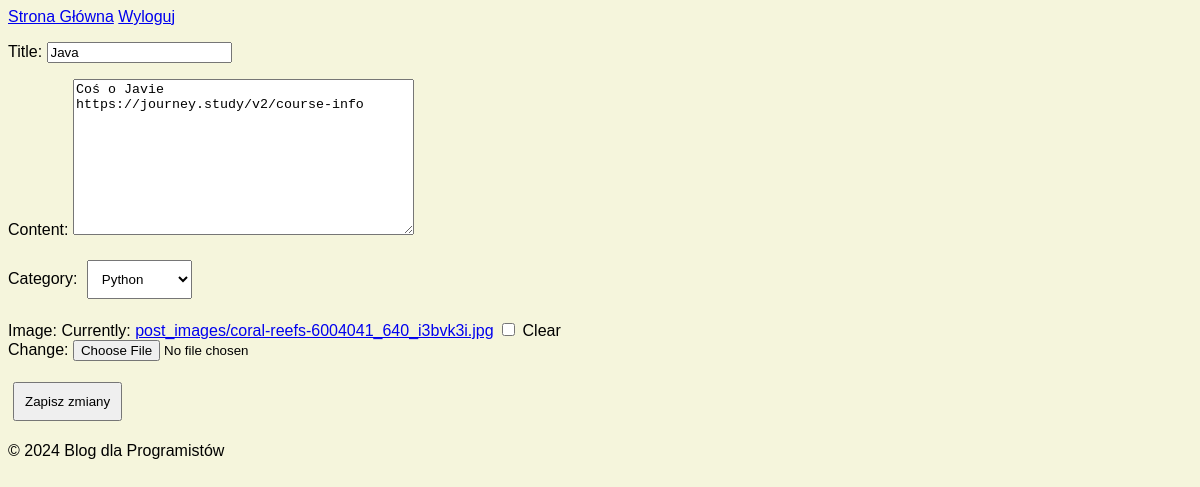
The page /post/17/edit/ (signed in) on the database its author committed.
### posts/models.py (models this page shows)
class Post(models.Model):
    CATEGORY_CHOICES = [
        ('Python', 'Python'),
        ('Java', 'Java'),
        ('C++', 'C++'),
        ('JavaScript', 'JavaScript'),
        ('Ruby', 'Ruby'),
    ]
    title = models.CharField(max_length=255)
    image = models.ImageField(upload_to='post_images/', null=True, blank=True)
    content = models.TextField()
    date_posted = models.DateTimeField(auto_now_add=True)
    author = models.ForeignKey(User, on_delete=models.CASCADE)
    category = models.CharField(max_length=10, choices=CATEGORY_CHOICES, default='Python')

### posts/views.py (the view)
# urls.py: path('post/<int:post_id>/edit/', edit_post, name='edit_post'),
@login_required
def edit_post(request, post_id):
    post = get_object_or_404(Post, pk=post_id)
    if request.user != post.author:
        return redirect('home')  # Zapewnia, że tylko autor może edytować post
    if request.method == 'POST':
        form = PostForm(request.POST, request.FILES, instance=post)
        if form.is_valid():
            form.save()
            return redirect('post_detail', post_id=post.id)
    else:
        form = PostForm(instance=post)
    return render(request, 'posts/edit_post.html', {'form': form})

### posts/forms.py
class PostForm(forms.ModelForm):
    class Meta:
        model = Post
        fields = ['title', 'content', 'category', 'image']

### posts/templates/posts/edit_post.html (shortened to what this page needs)
{% extends 'base.html' %}
{% block content %}
<form method="post" enctype="multipart/form-data">
    {{ form.as_p }}
    <button type="submit">Zapisz zmiany</button>
</form>
{% endblock %}

### posts/static/css/styles.css (style rules this page uses)
body { background-color: #f5f5dc; font-family: Arial, sans-serif; }
select, button { margin: 5px; padding: 10px; }
.text-content, .post-content, p { word-wrap: break-word; overflow-wrap: break-word; width: 100%; }

### rows shown on the page
Post: title "Java", content "Coś o Javie https://journey.study/v2/course-info", category "Python"
